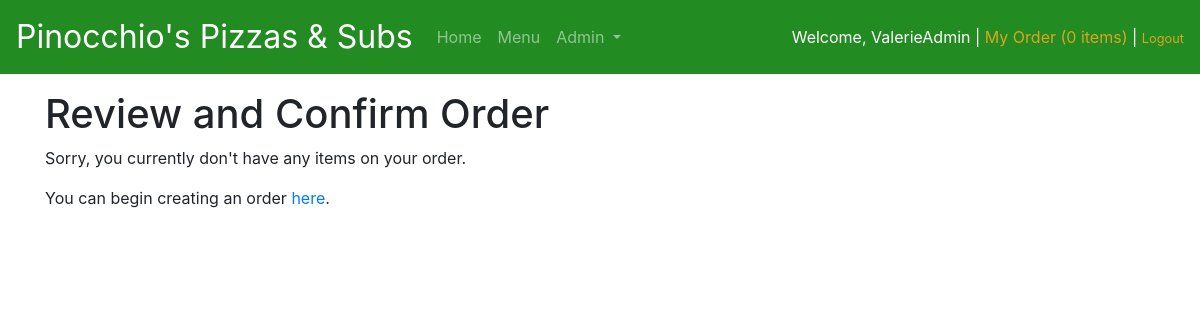
Before: /order/ (signed in) with the older database file.
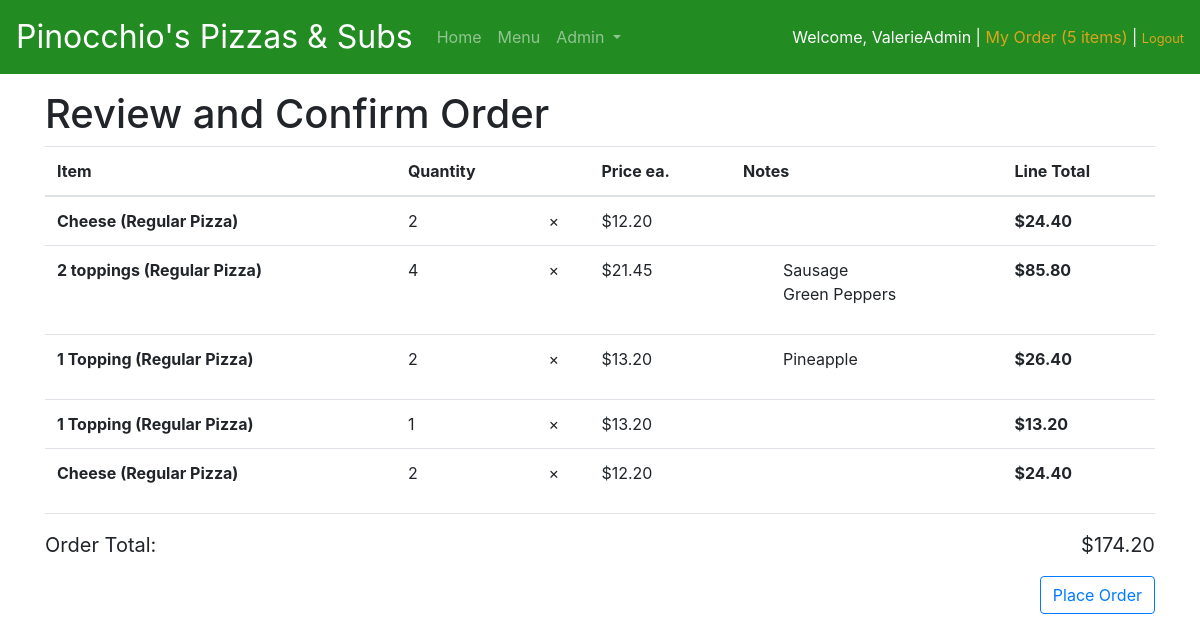
After: the same page with the newer database file.
### orders/models.py (models this page shows, shortened)
class Order_item(models.Model):
    order = models.ForeignKey(Order, on_delete=models.CASCADE)
    item = models.ForeignKey(Menu_item, on_delete=models.CASCADE)
    quantity = models.IntegerField()
    SMALL = 'SM'
    LARGE = 'LG'
    NA = 'NA'
    SIZE_CHOICES = (
        (SMALL, 'Small'),
        (LARGE, 'Large'),
        (NA, 'Not Applicable')
    )
    size = models.CharField(
        max_length=2,
        choices=SIZE_CHOICES,
        default=NA
    )
    toppings = models.ManyToManyField(Topping, blank=True)
    extras = models.ManyToManyField(Extra, blank=True)
    @property
    def unit_price(self):
        return self.item.lg_price if self.size == self.LARGE else self.item.sm_price
    @property
    def total(self):
        extra_price = self.extras.aggregate(total = Sum('price'))['total']
        return (self.unit_price + (extra_price if extra_price is not None else 0)) * self.quantity

class Menu_item(models.Model):
    category = models.CharField(max_length=64)
    name = models.CharField(max_length=64)
    sm_price = models.DecimalField(max_digits=5, decimal_places=2)
    lg_price = models.DecimalField(max_digits=5, decimal_places=2)
    toppings = models.ManyToManyField(Topping, blank=True)
    extras = models.ManyToManyField(Extra, blank=True)
    def __str__(self):
        return "{} ({})".format(self.name, self.category)

class Topping(models.Model):
    name = models.CharField(max_length=64)
    def __str__(self):
        return self.name

class Order(models.Model):
    user = models.ForeignKey(User, on_delete=models.PROTECT)
    SHOPPING = 'SH'
    PLACED = 'PL'
    COMPLETED = 'CO'
    STATUS_CHOICES = (
        (SHOPPING, 'Still Shopping'),
        (PLACED, 'Placed'),
        (COMPLETED, 'Complete')
    )
    status = models.CharField(
        max_length=2,
        choices=STATUS_CHOICES,
        default=SHOPPING
    )
    @property
    def total(self):
        total_amt = 0
        for line in self.order_item_set.all():
            total_amt += line.total
        return total_amt

### orders/views.py (the view)
# urls.py: path("order/", views.order, name="order"),
@login_required
def order(request):
    try:
        cart = Order.objects.get(user = request.user, status = Order.SHOPPING)
    except ObjectDoesNotExist:
        return render(request, "order.html", {"cart": None})
    if request.method == "POST":
        cart.status = Order.PLACED
        cart.save()
        return render(request, "ordered.html", {"order_id": cart.id})
    return render(request, "order.html", {"cart": cart})

### orders/context_processors.py (called while the page is built)
def cart(request):
    user = request.user
    cart_count = 0
    if user.is_authenticated:
        try:
            cart = Order.objects.get(user = user, status = Order.SHOPPING)
            cart_count = cart.order_item_set.count()
        except ObjectDoesNotExist:
            cart_count = 0
    return {"global_cart_count": cart_count}

### orders/templates/order.html (shortened to what this page needs)
{% extends "layout.html" %}
  {% block body %}
  <h1>Review and Confirm Order</h1>
  {% if cart is None %}
      <p>Sorry, you currently don't have any items on your order.</p>
      <p>You can begin creating an order <a href="/menu/">here</a>.</p>
  {% else %}
    <table class="table">
      <thead>
        <tr>
          <th>Item</th>
          <th>Quantity</th>
          <th></th>
          <th>Price ea.</th>
          <th>Notes</th>
          <th>Line Total</th>
        </tr>
      </thead>
      {% for line in cart.order_item_set.all %}
      <tr>
        <th>{{line.item}}</th>
        <td>{{line.quantity}}</td>
        <td>&times;</td>
        <td>${{line.unit_price}}</td>
        <td>
           <ul>
            {% for topping in line.toppings.all %}
              <li>{{topping}}</li>
            {% endfor %}
            </ul>
        </td>
        <th>
          ${{line.total}}
        </th>
      </tr>
      {% endfor %}
    </table>
    <hr>
    <p class="lead d-flex justify-content-between"><strong>Order Total:</strong> <strong>${{cart.total}}</strong></p>
    <form method="POST" action="/order/">
        <button type="submit" class="btn btn-outline-primary float-right">Place Order</button>
    </form>
  {% endif %}
  {% endblock %}

### orders/templates/layout.html (shortened to what this page needs)
<!DOCTYPE html>
<html lang="en">
    <head>
        <link href="https://maxcdn.bootstrapcdn.com/bootstrap/4.1.2/css/bootstrap.min.css" rel="stylesheet"/>
        <link href="/static/styles.css" rel="stylesheet"/>
      </head>
      <body>
        <nav class="navbar navbar-expand-lg navbar-dark">
          <a class="navbar-brand" href="/">Pinocchio's Pizzas & Subs</a>
          <div class="collapse navbar-collapse" id="navbarSupportedContent">
            <ul class="navbar-nav mr-auto">
              <li class="nav-item {% if request.get_full_path == '/' %}active{% endif %}">
                <a class="nav-link" href="/">Home <span class="sr-only">(current)</span></a>
              </li>
              {% if request.user.is_authenticated %}
              <li class="nav-item {% if request.get_full_path == '/menu/' %}active{% endif %}">
                <a class="nav-link" href="/menu">Menu</a>
              </li>
              {% if request.user.is_staff %}
              <li class="nav-item dropdown {% if '/admin/' in request.get_full_path %}active{% endif %}">
                <a class="nav-link dropdown-toggle" href="#" id="navbarDropdown" role="button" data-toggle="dropdown" aria-haspopup="true" aria-expanded="false">
                  Admin
                </a>
              </li>
              {% endif %}
              {% endif %}
            </ul>
            <div class="nav-item dropdown navbar-right">
              {% if request.user.is_authenticated %}
              Welcome, {{request.user.username}}
              <span>|</span>
              <a href="/order">My Order ({{global_cart_count}} items)</a>
              <span>|</span>
              <a href="/accounts/logout"><small>Logout</small></a>
              {% else %}
              <a href="/accounts/login">Login</a> or <a href="/accounts/register">register</a>
              {% endif %}
            </div>
          </div>
        </nav>
        <div class="container mt-3">
          {% block body %}
          {% endblock %}
        </div>
      </body>
  </html>

### orders/static/styles.css (style rules this page uses)
nav .navbar-brand { font-size: xx-large; }
nav.navbar { background-color: forestgreen; color: white; }
nav.navbar a { color: goldenrod; }
body { margin-bottom: 60px; }
li { list-style-type: none; margin: 0; padding: 0; }
.btn:not(:disabled):not(.disabled), input[type=checkbox]:not(:disabled):not(.disabed), input[type=radio]:not(:disabled):not(.disabed) { cursor: pointer; }
html { min-height: 100%; position: relative; }

Changed rows visible on the page:
added Order_item: item "Cheese (Regular Pizza)", quantity "2", unit_price "12.20", total "24.40"
added Order_item: item "2 toppings (Regular Pizza)", quantity "4", unit_price "21.45", total "85.80"
now on this page (row unchanged): Topping: name "Sausage", shown under "2 toppings (Regular Pizza)"
now on this page (row unchanged): Topping: name "Green Peppers", shown under "2 toppings (Regular Pizza)"
added Order_item: item "1 Topping (Regular Pizza)", quantity "2", unit_price "13.20", total "26.40"
now on this page (row unchanged): Topping: name "Pineapple", shown under "1 Topping (Regular Pizza)"
added Order_item: item "1 Topping (Regular Pizza)", quantity "1", unit_price "13.20", total "13.20"
added Order_item: item "Cheese (Regular Pizza)", quantity "2", unit_price "12.20", total "24.40"
added Order: total "174.20"
Other visible differences:
{{ global_cart_count }}: "0" → "5"
text no longer shown: "Sorry, you currently don't have any items on your order. You can begin creating an order here ."
text now shown: "Item Quantity Price ea. Notes Line Total Order Total: $ Place Order"
